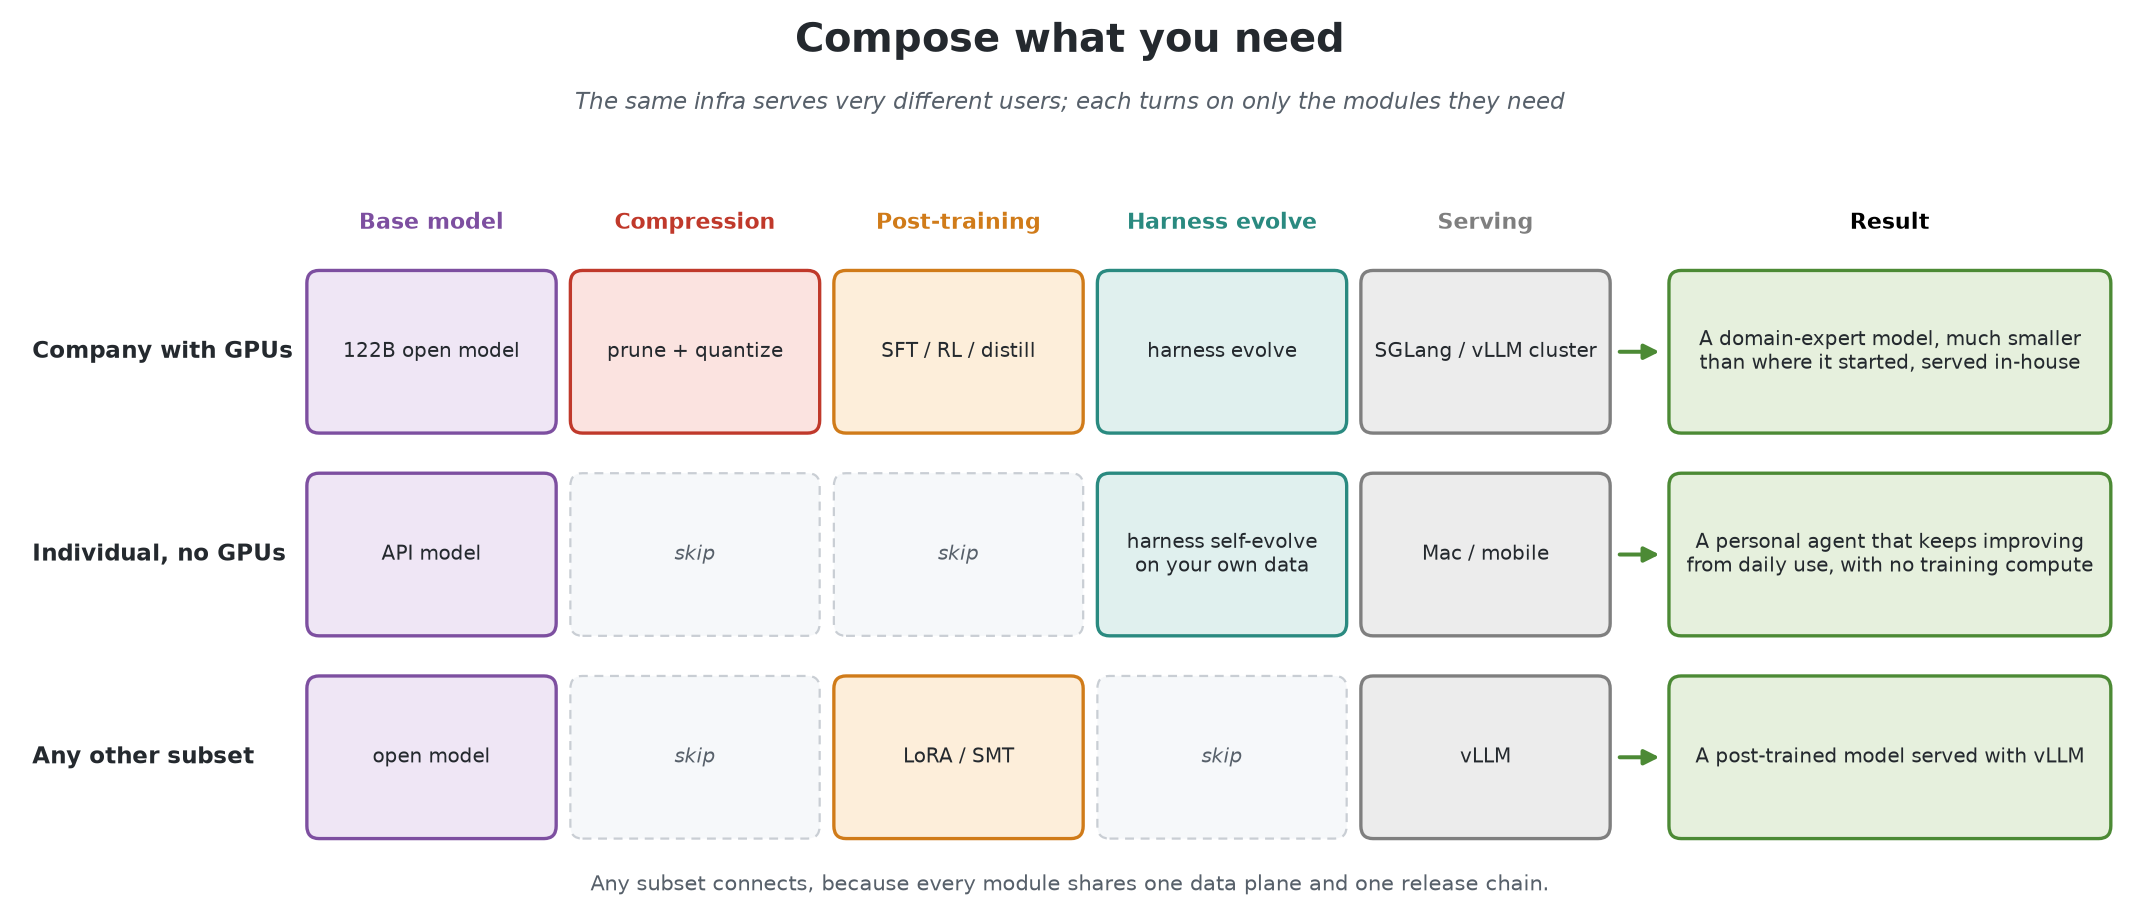

Recreate this plot in Python.
"""Which Honing modules different users turn on, and what each gets out (matplotlib)."""

from pathlib import Path

import matplotlib

matplotlib.use("Agg")
import matplotlib.pyplot as plt
from matplotlib.patches import FancyArrowPatch, FancyBboxPatch

OUT = Path(__file__).with_suffix(".png")

# The palette of honing_architecture.py, so a module has one color across every diagram.
C = {
    "train": ("#fdeeda", "#d07b19"),
    "compression": ("#fbe3e0", "#c0392b"),
    "harness": ("#e0f0ee", "#2a8a80"),
    "serve": ("#ececec", "#7f7f7f"),
    "model": ("#efe6f5", "#7d4fa0"),
    "gate": ("#e6f0dd", "#4c8a35"),
    "skip": ("#f6f8fa", "#c9ced4"),
    "ink": "#24292e",
    "sub": "#57606a",
}

COLUMNS = [
    ("model", "Base model"),
    ("compression", "Compression"),
    ("train", "Post-training"),
    ("harness", "Harness evolve"),
    ("serve", "Serving"),
]
# One row per user: who they are, one cell per column (None = the module is skipped), and what they end with.
ROWS = [
    (
        "Company with GPUs",
        ["122B open model", "prune + quantize", "SFT / RL / distill", "harness evolve", "SGLang / vLLM cluster"],
        "A domain-expert model, much smaller\nthan where it started, served in-house",
    ),
    (
        "Individual, no GPUs",
        ["API model", None, None, "harness self-evolve\non your own data", "Mac / mobile"],
        "A personal agent that keeps improving\nfrom daily use, with no training compute",
    ),
    (
        "Any other subset",
        ["open model", None, "LoRA / SMT", None, "vLLM"],
        "A post-trained model served with vLLM",
    ),
]

fig, ax = plt.subplots(figsize=(17, 7.2), dpi=160)
ax.set_xlim(0, 104)
ax.set_ylim(0, 42)
ax.axis("off")
fig.patch.set_facecolor("white")


def cell(x, y, w, h, kind, s, fs=8.8, bold=False, italic=False):
    fc, ec = C[kind]
    ax.add_patch(
        FancyBboxPatch(
            (x, y),
            w,
            h,
            boxstyle="round,pad=0.15,rounding_size=0.6",
            facecolor=fc,
            edgecolor=ec,
            linewidth=1.5 if kind != "skip" else 1.0,
            linestyle=(0, (4, 3)) if kind == "skip" else "-",
            zorder=2,
        )
    )
    ax.text(
        x + w / 2,
        y + h / 2,
        s,
        ha="center",
        va="center",
        fontsize=fs,
        color=C["sub"] if kind == "skip" else C["ink"],
        fontweight="bold" if bold else "normal",
        style="italic" if italic else "normal",
        zorder=3,
    )


ax.text(52, 40.3, "Compose what you need", ha="center", fontsize=18, fontweight="bold", color=C["ink"])
ax.text(
    52,
    37.6,
    "The same infra serves very different users; each turns on only the modules they need",
    ha="center",
    fontsize=10.5,
    color=C["sub"],
    style="italic",
)

LABEL_W, COL_W, COL_GAP, RESULT_W = 13, 12, 1.0, 21.5
x_cols = [LABEL_W + 1.5 + i * (COL_W + COL_GAP) for i in range(len(COLUMNS))]
x_result = x_cols[-1] + COL_W + 3.2

# column headings
HEAD_Y = 32.2
for x, (kind, name) in zip(x_cols, COLUMNS, strict=True):
    ax.text(x + COL_W / 2, HEAD_Y, name, ha="center", va="center", fontsize=10, fontweight="bold", color=C[kind][1])
ax.text(x_result + RESULT_W / 2, HEAD_Y, "Result", ha="center", va="center", fontsize=10, fontweight="bold")

ROW_H, ROW_GAP = 7.4, 2.2
for r, (who, cells, result) in enumerate(ROWS):
    y = 22.4 - r * (ROW_H + ROW_GAP)
    ax.text(0.8, y + ROW_H / 2, who, ha="left", va="center", fontsize=10.5, fontweight="bold", color=C["ink"])
    for x, (kind, _), content in zip(x_cols, COLUMNS, cells, strict=True):
        if content is None:
            cell(x, y, COL_W, ROW_H, "skip", "skip", italic=True)
        else:
            cell(x, y, COL_W, ROW_H, kind, content)
    ax.add_patch(
        FancyArrowPatch(
            (x_cols[-1] + COL_W + 0.4, y + ROW_H / 2),
            (x_result - 0.4, y + ROW_H / 2),
            arrowstyle="-|>",
            mutation_scale=14,
            linewidth=1.8,
            color=C["gate"][1],
            zorder=4,
        )
    )
    cell(x_result, y, RESULT_W, ROW_H, "gate", result, fs=8.8)

ax.text(
    52,
    0.6,
    "Any subset connects, because every module shares one data plane and one release chain.",
    ha="center",
    fontsize=9.5,
    color=C["sub"],
)

fig.savefig(OUT, bbox_inches="tight", facecolor="white")
print(f"wrote {OUT}")
